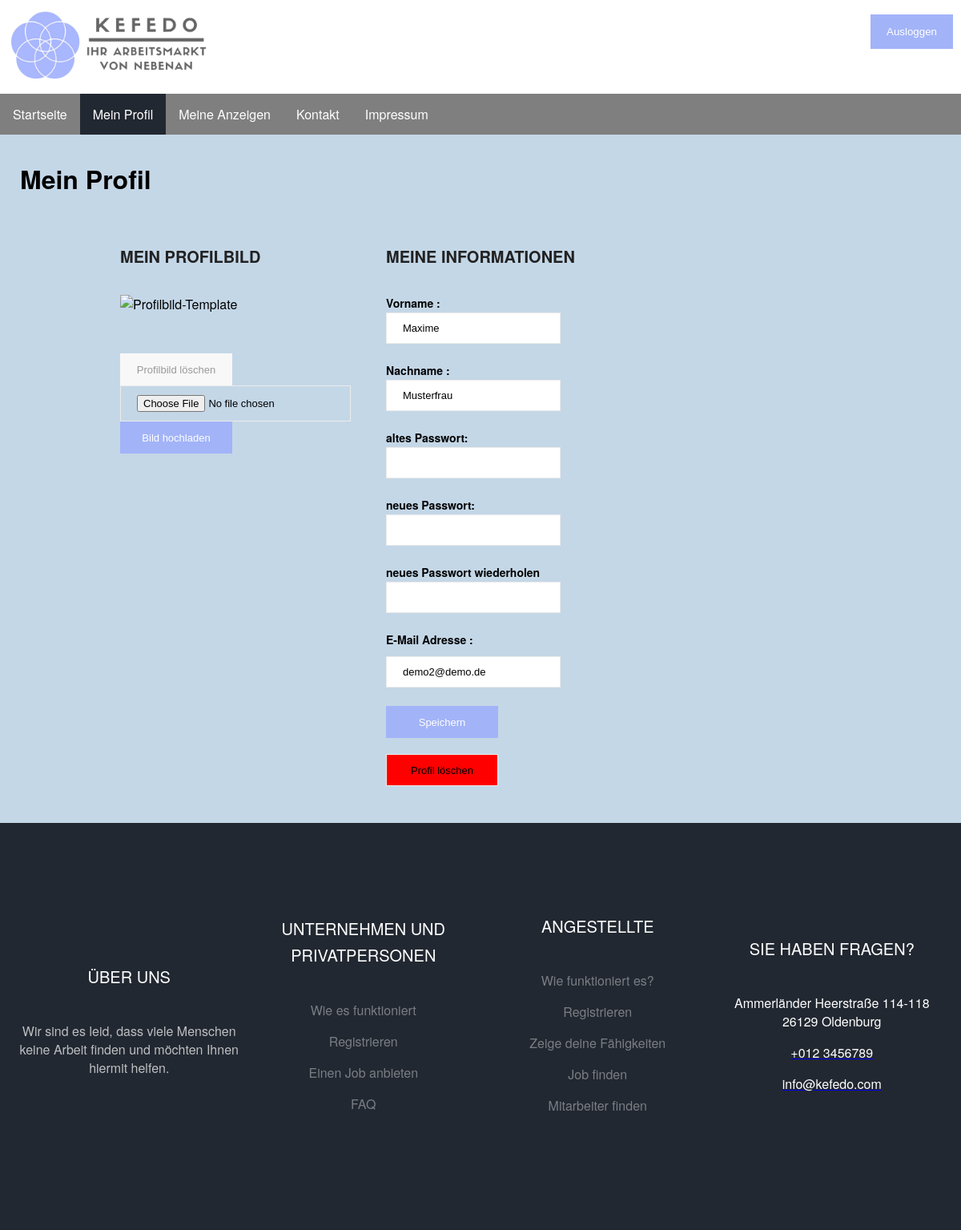
/website_root/profil.php (signed in), run on the app's committed database.
### tables this page shows
CREATE TABLE user (
                            id INTEGER NOT NULL PRIMARY KEY autoincrement,
                            email VARCHAR(50) NOT NULL UNIQUE,
                            prename VARCHAR(30) DEFAULT NULL,
                            surname VARCHAR(50) DEFAULT NULL,
                            password VARCHAR(30) DEFAULT NULL
                            );

### website_root/php/database/DatabaseController.php (called while the page is built, shortened)
<?php
class DatabaseController
{
    private static $database;
    public function __construct()
    {
        self::$database = new SqliteDatabase();
    }
    public static function getDatabase(): SqliteDatabase
    {
        return self::$database;
    }
}

### website_root/php/user/UserDAOImpl.php (called while the page is built, shortened)
<?php
class UserDAOImpl implements UserDAO
{
    private $database;
    public function __construct()
    {
        $databaseController = new DatabaseController();
        $this->database = $databaseController::getDatabase();
        try {
            $this->database->connect();
        } catch (Exception $e) {
            print $e->getMessage();
        }
    }
    public function findUserByMail($email)
    {
        $command = "select * from user where email=?";
        return UserHelper::getUsersFromSQLResult($this->database->execute($command, [$email]));
    }
}

### website_root/php/database/SqliteDatabase.php (called while the page is built, shortened)
<?php
class SqliteDatabase implements Database
{
    private $conn;
    public function exists(): ?bool
    {
        return file_exists('../DB.sqlite3');
    }
    public function connect(): ?bool
    {
        if ($this->exists()) {
            $this->conn = new PDO('sqlite:../DB.sqlite3') or die("Cannot open the Database");
        } else {
            $this->conn = new PDO('sqlite:../DB.sqlite3') or die("Cannot open the Database");
            return $this->create();
        }
        return true;
    }
    public function execute($command, $values)
    {
        if ($this->conn !== null && is_array($values) && is_string($command)) {
            try {
                $stm = $this->conn->prepare($command);
                $stm->execute($values);
                return $stm->fetchAll();
            } catch (PDOException $e) {
                print $e;
                return false;
            }
        } else {
            return false;
        }
    }
}

### website_root/php/user/UserHelper.php (called while the page is built, shortened)
<?php
class UserHelper
{
    public static function getUsersFromSQLResult($result)
    {
        $users = [];
        if ($result !== null && !is_bool($result)) {
            foreach ($result as $row) {
                $user = self::getUserFromSQLResultRow($row);
                if ($user !== null) {
                    $users[] = $user;
                }
            }
            if (sizeof($users) === 1) {
                return current($users);
            }
            return $users;
        }
        return null;
    }
    private static function getUserFromSQLResultRow($result): ?User
    {
        $user = new User();
        $user->setId($result['id'] ?? null);
        $user->setEmail($result['email'] ?? null);
        $user->setPrename($result['prename'] ?? null);
        $user->setSurname($result['surname'] ?? null);
        $user->setPassword(md5($result['password'] ?? null));
        return $user;
    }
}

### website_root/php/user/User.php (called while the page is built, shortened)
<?php
class User
{
    private $id;
    private $prename;
    private $surname;
    private $email;
    public function getId()
    {
        return $this->id;
    }
    public function setId($id): void
    {
        $this->id = $id;
    }
    public function getPrename()
    {
        return $this->prename;
    }
    public function setPrename($prename): void
    {
        $this->prename = $prename;
    }
    public function getSurname()
    {
        return $this->surname;
    }
    public function setSurname($lastName): void
    {
        $this->surname = $lastName;
    }
    public function getEmail()
    {
        return $this->email;
    }
    public function setEmail($email): void
    {
        $this->email = $email;
    }
    public function getProfilePhoto(){
        if (file_exists('images/profilImages/' . $this->getId() . '.png')) {
            return ('images/profilImages/' . $this->getId() . '.png');
        } elseif (file_exists('images/profilImages/' . $this->getId() . '.jpg')) {
          return ('images/profilImages/' . $this->getId() . '.jpg');
        } elseif (file_exists('images/profilImages/' . $this->getId() . '.jpeg')) {
            return('images/profilImages/' . $this->getId() . '.jpeg');
        } else {
            return  ('images/profile_template.png');
        }
    }
}

### website_root/profil.php (the view, shortened to what this page needs)
<?php include "header.php"; ?>
<?php
$eingelogt = $_COOKIE['loggedin'];
if ($eingelogt != "true") {
    $_SESSION["error"] = "loggout"
    ?>
    <script language="javascript" type="text/javascript"> document.location = "index.php"; </script><?php
} else {
    $u = new UserDAOImpl();
    $email = $_COOKIE["email"];
    $user = $u->findUserByMail($email);
}
?>
<div class="header">
    <nav>
        <ul class="navi">
            <li class="navibutton">
                <a href="index.php" class="naviobjekt"> Startseite</a>
            </li>
            <li class="navibutton">
                <div class="active"><a href="profil.php" class="naviobjekt"> Mein Profil</a></div>
            </li>
            <?php
            if (isset($_COOKIE["loggedin"]) and $_COOKIE["loggedin"] === "true") { ?>
                <li class="navibutton"><a href="messages.php" class="naviobjekt">Meine Anzeigen </a></li>
            <?php } else {
                ?>
            <?php }
            ?>
            <li class="navibutton"><a href="contact.php" class="naviobjekt">Kontakt </a></li>
            <li class="navibutton"><a href="impressum.php" class="naviobjekt"> Impressum</a></li>
        </ul>
    </nav>
</div>
<div class="grid-farbe">
    <div class="container">
        <h1> Mein Profil</h1>
        <div class="profile-container">
            <div class="profile-content">
                <div class="profile-form">
                    <div class="form-col">
                        <form enctype="multipart/form-data" method="POST" action="profil.php" class="profile-form"
                              id="profile-form">
                            <h2>Mein Profilbild</h2>
                            <div class="form-row">
                                <div class="form-group">
                                    <img src="<?php echo($user->getProfilePhoto()) ?>" alt="Profilbild-Template"
                                         id="pb_image">
                                </div>
                            </div>
                            <div class="form-submit">
                                <input type="submit" value="Profilbild löschen" class="submit" name="reset_pb"
                                       id="reset_pb"/>
                                <input type="file" name="fileToUpload" id="fileToUpload"/>
                                <input type="submit" value="Bild hochladen" name="pb_submit" class="submit"/>
                            </div>
                        </form>
                    </div>
                    <div class="form-col">
                        <form method="POST" class="profile-form" id="profile-form-image">
                            <h2>Meine Informationen</h2>
                            <div class="form-row">
                                <div class="form-group">
                                    <label for="name">Vorname :</label>
                                    <input type="text" name="name" id="name" value="<?php echo $user->getPrename(); ?>"
                                           required/>
                                </div>
                                <div class="form-group">
                                    <label for="father_name">Nachname :</label>
                                    <input type="text" name="father_name" id="fahter_name"
                                           value="<?php echo $user->getSurname(); ?>" required/>
                                </div>
                            </div>
                            <div class="form-row">
                                <div class="form-group">
                                    <label for="state">altes Passwort:</label>
                                    <input type="password" name="altespw" id="altestpw">
                                </div>
                                <div class="form-group">
                                    <label for="city">neues Passwort:</label>
                                    <input type="password" name="pwsetzen" id="pwsetzen"/>
                                </div>
                            </div>
                            <div class="form-row">
                                <div class="form-group">
                                    <label for="street">neues Passwort wiederholen</label>
                                    <input type="password" name="pwwiederholen" id="pwwiederholen"/>
                                </div>
                            </div>
                            <div class="form-row">
                                <div class="form-group">
                                    <label for="email">E-Mail Adresse :</label>
                                    <input class="profilemail" type="email" name="email" id="email"
                                           value="<?php echo $user->getEmail(); ?>"/>
                                </div>
                            </div>
                            <input type="submit" value="Speichern" class="submit" name="submit_pb" id="submit"/>
                            <input type="submit" value="Profil löschen" class="delete " name="profilloeschen"
                                   id="submit"/>
                    </div>
                </div>
            </div>
        </div>
    </div>
</div>
</div>

### website_root/styles/global.css (style rules this page uses)
body { margin: 0; font-family: "Helvetica Neue", Helvetica, Arial, sans-serif; }
input { display: block; max-width: 100%; border: 1px solid #ebebeb; padding: 12px 20px; box-sizing: border-box; font-weight: 500; font-size: 13px; }
.submit { width: 140px; height: 40px; display: flex; font-weight: 400; font-size: 13px; padding: 10px; border: none; cursor: pointer; }
h2 { line-height: 1.66; padding: 0; font-weight: 700; color: #222; font-size: 20px; text-transform: uppercase; margin: 0 0 32px; }
.form-submit { text-align: right; padding-top: 27px; }
.footer { display: block; position: relative; font-size: 16px; padding: 7em 0; background: #222831; color: rgba(255, 255, 255, 0.7); grid-area: footer; align-content: center; }
.footer-row { display: flex; flex-wrap: wrap; align-content: center; }
.grid-farbe { padding: 10px; background-color: #c4d7e7; }
.text { color: #fff; text-decoration: none; }
.footer-col { float: left; flex-grow: 1; text-align: center; align-content: center; flex-wrap: wrap; width: 200px; }
.list-unstyled { padding-left: 0; list-style: none; }
.footer-li { padding-bottom: 1rem !important; }
.container { width: 100%; padding-right: 15px; padding-left: 15px; margin: auto; }
.footer-h2 { font-family: inherit; color: #fff; margin-bottom: 40px; font-size: 20px; font-weight: 400; }
.footer-link { color: rgba(255, 255, 255, 0.4); text-decoration: none; }
.navi { list-style-type: none; margin: 0; padding: 0; overflow: hidden; background-color: #7f7f7f; }
.navibutton { float: left; }
.naviobjekt { display: block; color: white; text-decoration: none; text-align: center; padding: 14px 16px; }
.navibutton :last-child { border-right: none; }
.active { background-color: #222831; }

### website_root/styles/profile.css (style rules this page uses)
display-flex, .profile-content, .form-row, .form-radio, .select-icon, .select-icon i .form-col { display: flex; flex-wrap: wrap; }
.delete { background-color: red; margin-top: 20px; width: 140px; height: 40px; }
img { max-width: 80%; height: auto; }
.profile-content { flex-direction: column; }
.submit { background: #A2B3F8; color: #fff; }
.profile-container { width: 90%; max-width: 100%; position: relative; margin: 0 auto; background: transparent; padding: 20px; }
.profile-form { flex-wrap: wrap; float: left; margin: auto; }
.form-row { margin: 0; }
.form-col { padding: 1em; float: left; min-width: 300px; max-width: 600px; flex-grow: 2; display: flex; flex-wrap: wrap; }
.form-row .form-group { width: 50%; padding: 0; }
.form-group { margin-bottom: 23px; min-width: 300px; position: relative; }
.profilemail { margin-top: 11px; }
label { font-size: 14px; font-weight: bold; margin-bottom: 2px; display: block; }
input { width: auto; display: block; max-width: 300px; border: 1px solid #ebebeb; padding: 11px 20px; box-sizing: border-box; font-weight: 500; font-size: 13px; }
#reset, #reset_pb { background: #f8f8f8; color: #999; margin-right: 8px; }

### data on the page
user: name "Maxime", father_name "Musterfrau", email "demo2@demo.de"
